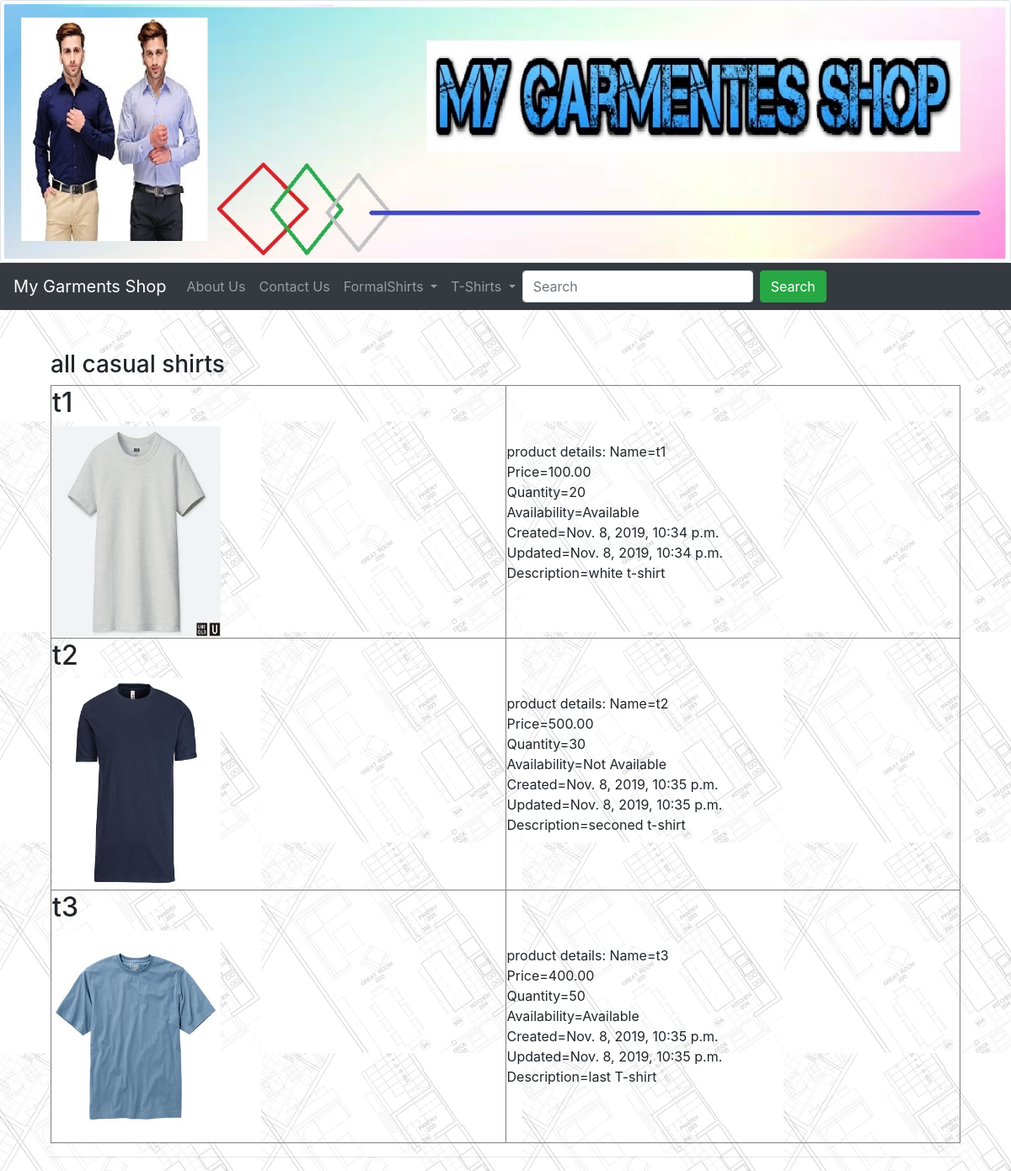
/casualshirt, run on the app's committed database.
### garments/models.py (models this page shows, shortened)
class CasualShirt(models.Model):
    name=models.CharField(max_length=100)
    photo=models.ImageField()
    desc=models.TextField(max_length=500,blank=True)
    price=models.DecimalField(max_digits=10,decimal_places=2)
    stock=models.PositiveIntegerField()
    available=models.BooleanField(default=True)
    created=models.DateTimeField(auto_now_add=True)
    updated=models.DateTimeField(auto_now=True)

### garments/views.py (the view)
# urls.py: path('casualshirt',casualshirt),
def casualshirt(request):
    lst=CasualShirt.objects.all()
    return render(request,'casualshirt.html',{'lst':lst})

### garments/templates/casualshirt.html
<!DOCTYPE html>
{% extends "base.html" %}
{% block body_block %}
<div class ="container">
<h3>all casual shirts</h3>
<table width=100% border=1>
    {% for i in lst %}
    <tr>
      <td width=50%><h2>{{i.name}}</h2>
      <img src="{{i.photo.url}}" width=200 height=250 alt="casualshirts from mygarment.com">
      </td>
      <td width=50%>product details:</h2>
      Name={{i.name}}<br>
      Price={{i.price}}<br>
      Quantity={{i.stock}}<br>
      Availability={% if i.available %}Available
      {% else %}Not Available
      {% endif %}<br>
      Created={{i.created}}<br>
      Updated={{i.updated}}<br>
      Description={{i.desc}}<br>
      </td>
    </tr>
    {% endfor %}
  </table>
  <hr>
</div>
{% endblock %}

### data on the page
CasualShirt: name "t1", photo (picture), price "100.00", stock "20", available "Available", created "Nov. 8, 2019, 10:34 p.m.", updated "Nov. 8, 2019, 10:34 p.m.", desc "white t-shirt"
CasualShirt: name "t2", photo (picture), price "500.00", stock "30", available "Not Available", created "Nov. 8, 2019, 10:35 p.m.", updated "Nov. 8, 2019, 10:35 p.m.", desc "seconed t-shirt"
CasualShirt: name "t3", photo (picture), price "400.00", stock "50", available "Available", created "Nov. 8, 2019, 10:35 p.m.", updated "Nov. 8, 2019, 10:35 p.m.", desc "last T-shirt"
